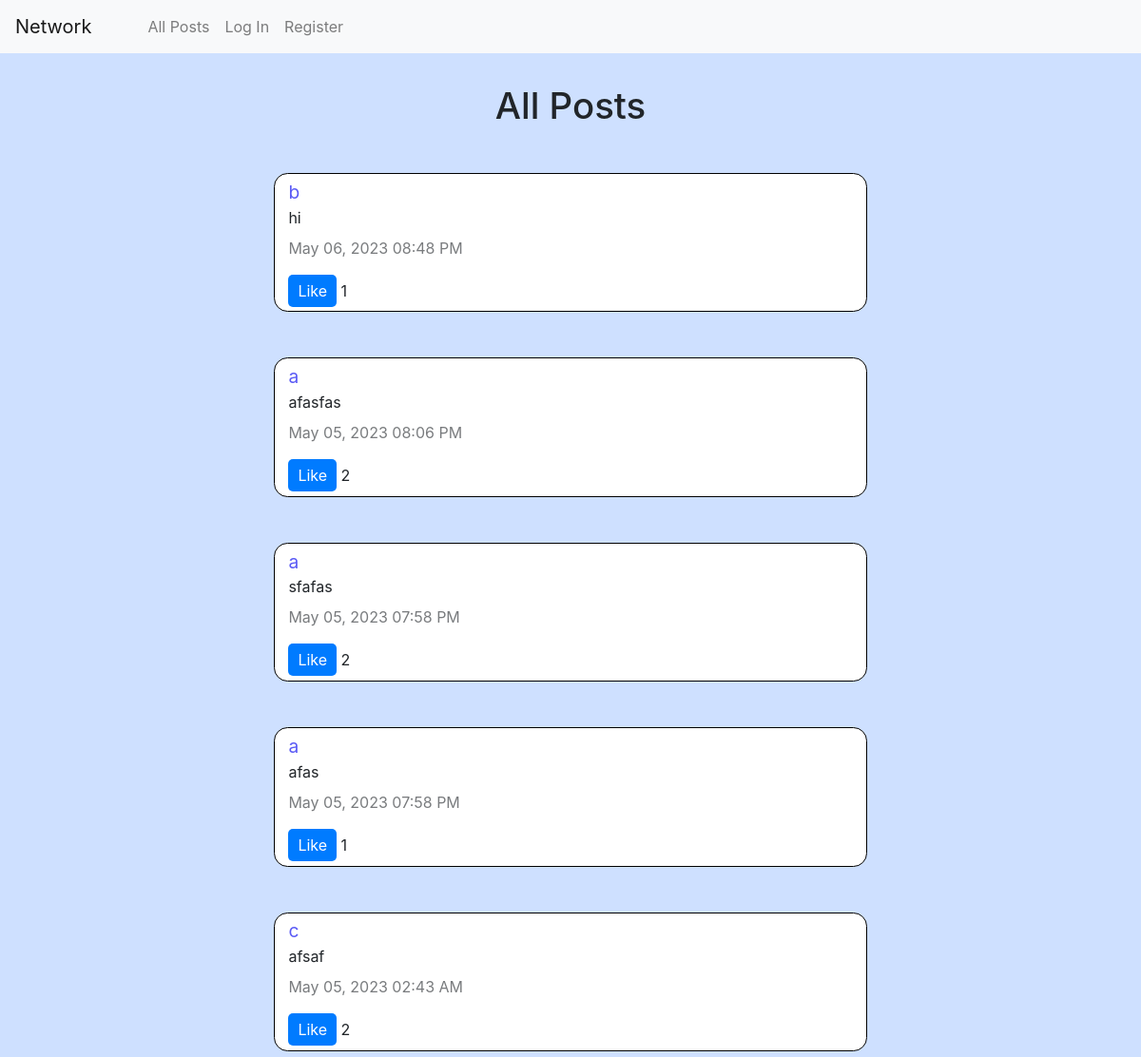
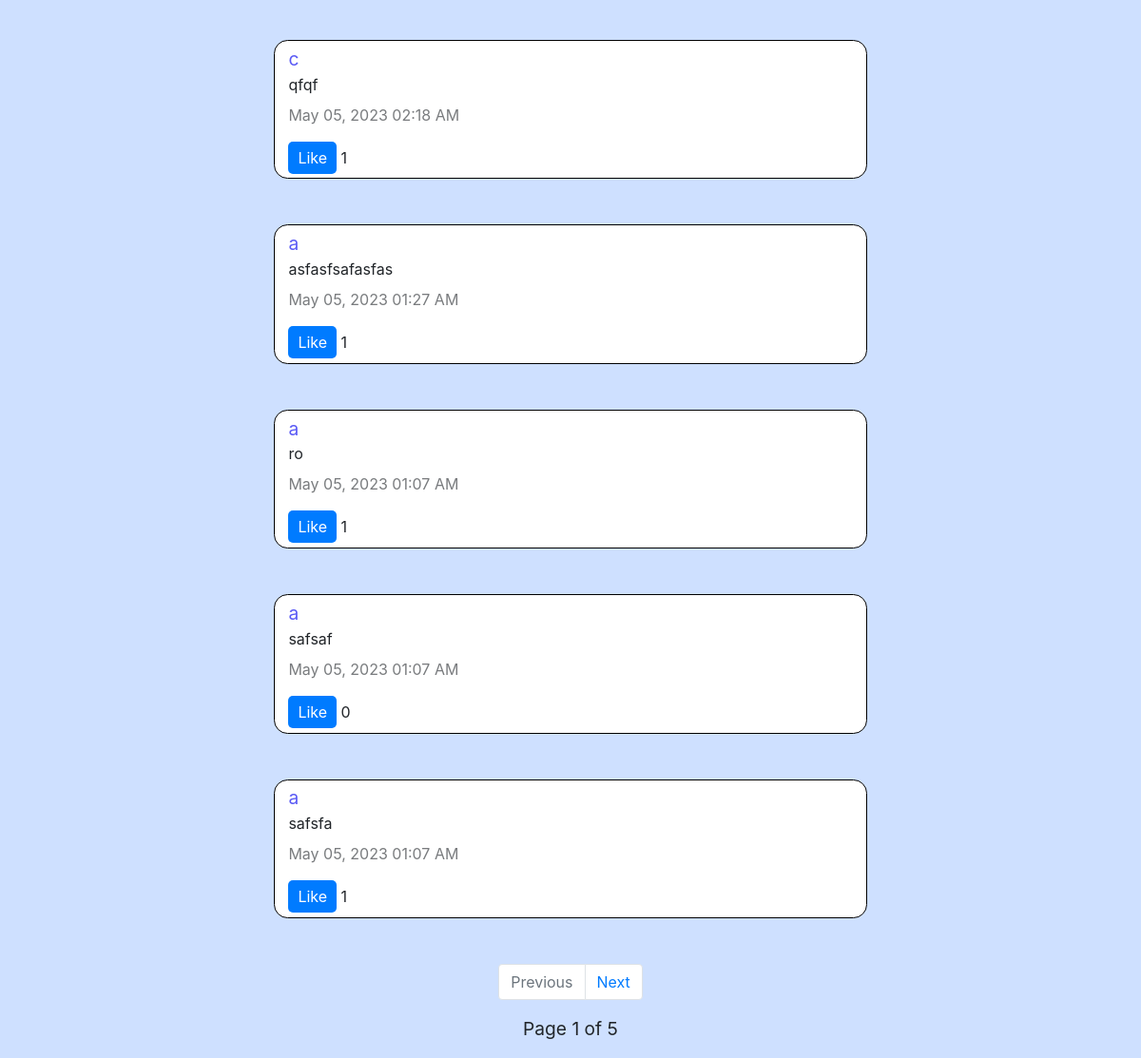
Before: / with the older database file (2 pictures, top to bottom).
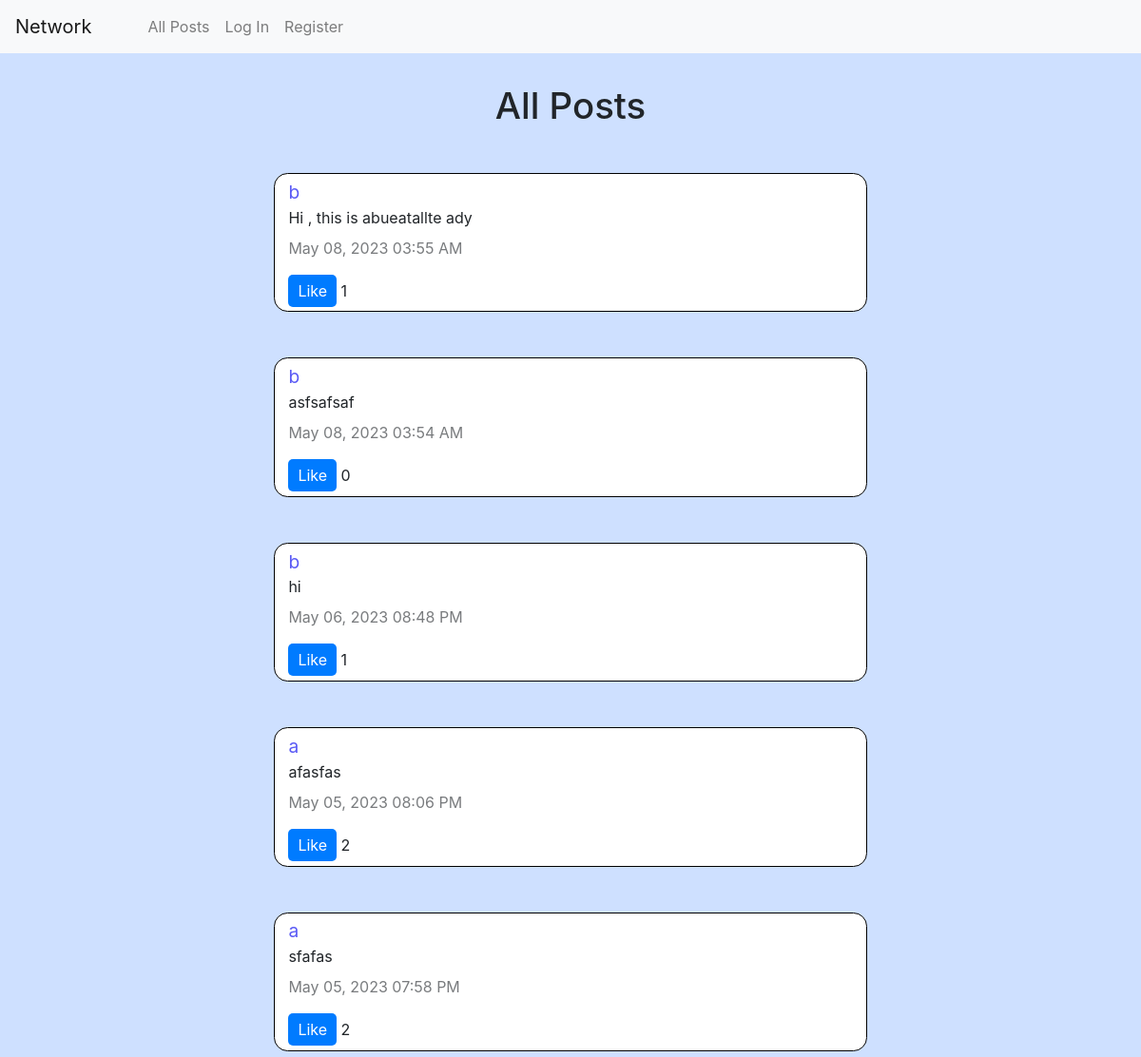
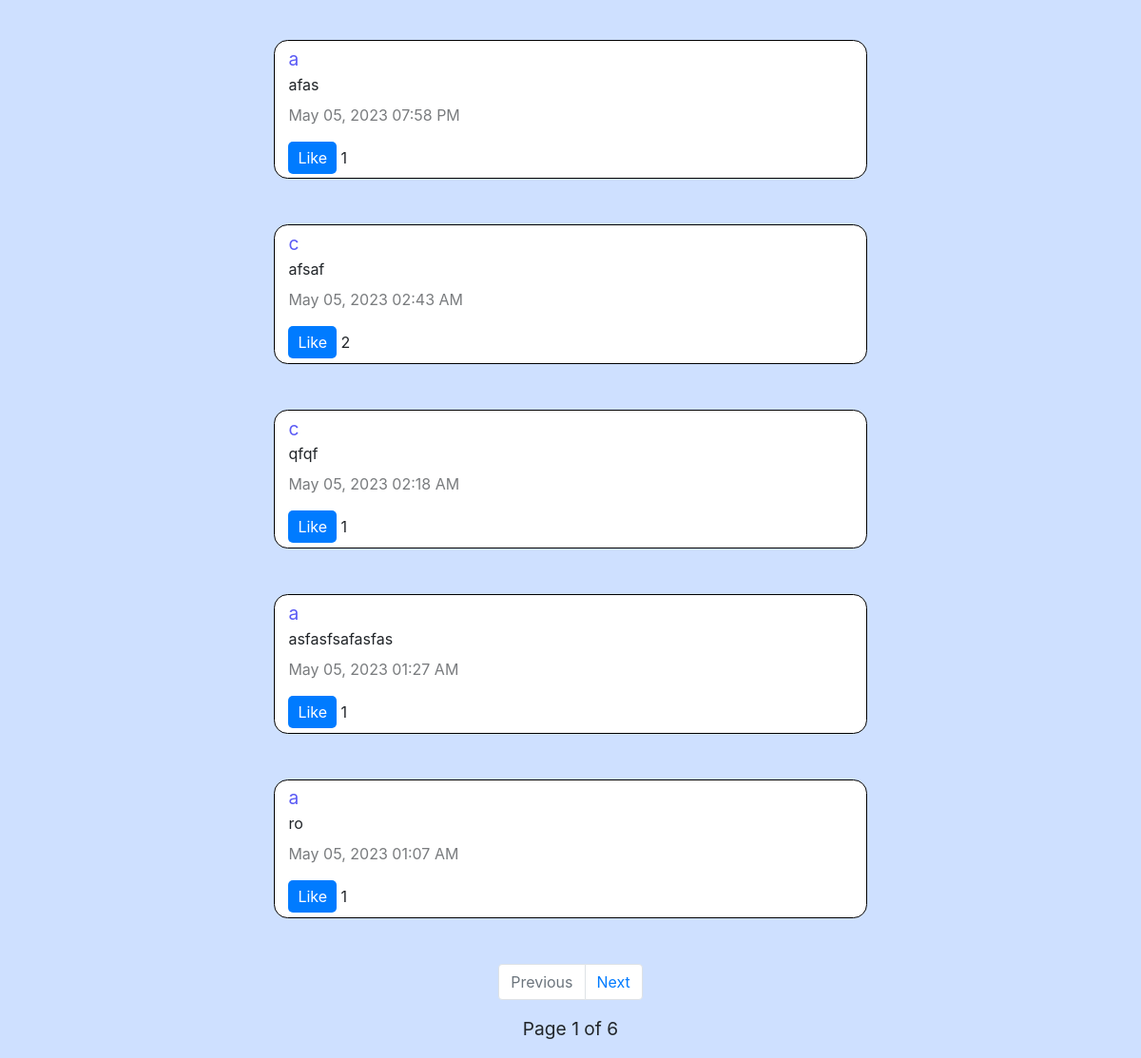
After: the same page with the newer database file (2 pictures, top to bottom).
### network/models.py (models this page shows, shortened)
class Post(models.Model):
    id = models.AutoField(primary_key=True)
    user = models.ForeignKey(User, on_delete=models.CASCADE, related_name="poster")
    content = models.CharField(max_length=128)
    timestamp = models.CharField(max_length=64, default="bro", blank=True)
    likes = models.ManyToManyField(User, related_name="liked_posts", blank=True)
    time = models.DateTimeField(default=datetime.today())

class User(AbstractUser):
    following = models.ManyToManyField("self", symmetrical=False, related_name="followers", blank=True)

### network/views.py (the view)
# urls.py: path("", views.index, name="index"),
def index(request):
    posts_list = Post.objects.all().order_by('-time')
    paginator = Paginator(posts_list, 10)  # Show 10 contacts per page.
    page_number = request.GET.get('page')
    page_obj = paginator.get_page(page_number)
    liked_posts = []
    if request.user.is_authenticated:
        liked_posts = request.user.liked_posts.all().values_list('id', flat=True)
    next = False
    if posts_list.count() > 10:
        next = True
    return render(request, "network/index.html", {
        "posts": page_obj,
        "form": NewPost,
        "user": request.user,
        "liked_posts": liked_posts,
        "next": next
    })

### network/templates/network/index.html (shortened to what this page needs)
{% extends "network/layout.html" %}
{% block body %}
    <div id="content-wrapper" style="margin-top: 2rem;">
        <h2 style="text-align: center; font-size: 2.4rem;" >All Posts</h2>
        <div id="posts">
            {% for post in posts %}
                {% include 'network/post.html' %}
            {% endfor %}
        </div>
        {% if next %}
        <nav aria-label="Post pages" class="nav">
            <ul class="pagination">
                {% if not posts.has_previous %}
                    <li class="page-item disabled">
                        <a class="page-link"  aria-disabled="true">Previous</a>
                    </li>
                {% else %}
                    <li class="page-item">
                        <a class="page-link" href="?page={{ posts.previous_page_number }}" tabindex="-1" aria-disabled="false">Previous</a>
                    </li>
                {% endif %}
              <li class="page-item">
                {% if posts.has_next %}
                    <li class="page-item">
                        <a class="page-link" href="?page={{ posts.next_page_number }}" tabindex="1" aria-disabled="false">Next</a>
                    </li>
                {% else %}
                    <li class="page-item disabled">
                        <a class="page-link"  aria-disabled="true">Next</a>
                    </li>
                {% endif %}
              </li>
            </ul>
            <p>Page {{ posts.number }} of {{ posts.paginator.num_pages }} </p>
        </nav>
        {% endif %}
    </div>
{% endblock %}

### network/templates/network/post.html (shortened to what this page needs)
<div class="post" data-id="{{ post.id }}">
    <div class="post-header" style="margin-left: 0.6rem;">
        <a class="kdr" href="{% url 'profile' post.user.username %}">{{ post.user.username }}</a>
        <div class="content" id="content{{ post.id }}">{{ post.content }}</div>
        <p class="timestamp" style="margin-top: 0.5rem;">{{ post.timestamp }}</p>
    </div>
    <div class="post-actions">
        <button class="like-button" data-post-id="{{ post.id }}" style="background-color: #007bff; color: #fff; border: none; padding: 5px 10px; border-radius: 5px; cursor: pointer; margin-left: 0.6rem;">
            {% if user in post.likes.all %}
            Unlike
            {% else %}
            Like
            {% endif %}
        </button>
        <span id="number{{ post.id }}" class="post-likes-count">{{ post.likes.count }}</span>
    </div>
</div>

Changed rows visible on the page:
no longer on this page (row unchanged): Post: user.username "a", content "safsaf", timestamp "May 05, 2023 01:07 AM", shows "Like", likes.count "0"
no longer on this page (row unchanged): Post: user.username "a", content "safsfa", timestamp "May 05, 2023 01:07 AM", shows "Like", likes.count "1"
added Post: user.username "b", content "Hi , this is abueatallte ady", timestamp "May 08, 2023 03:55 AM", shows "Like", likes.count "1"
added Post: user.username "b", content "asfsafsaf", timestamp "May 08, 2023 03:54 AM", shows "Like", likes.count "0"
Other visible differences:
{{ posts.paginator.num_pages }}: "5" → "6"
